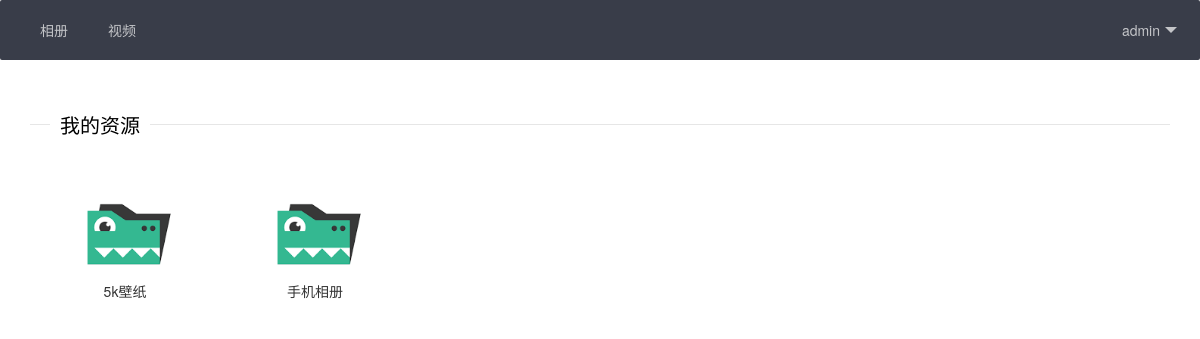
/home/ (signed in), run on an earlier commit of the app's database.
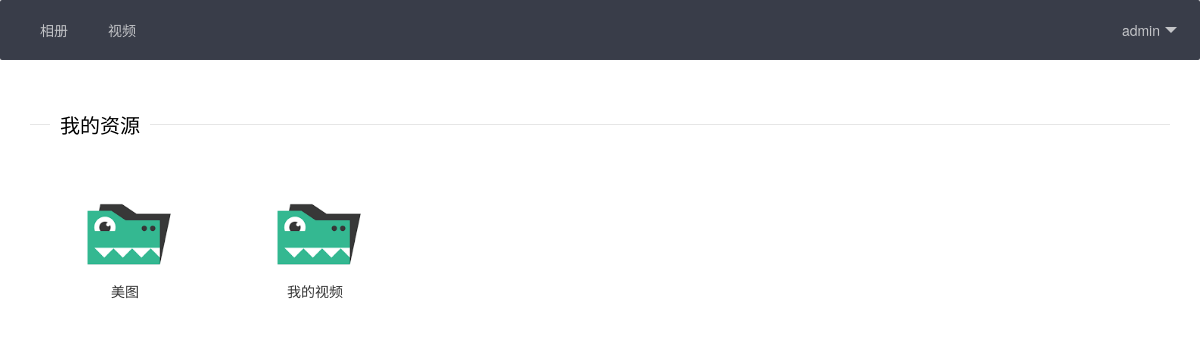
And on a later commit of the database.
### app/models.py (models this page shows, shortened)
class FolderItem(models.Model):
    STATUS_CHOICES = (
        (u'E', u'正常'),
        (u'F', u'无效'),
    )
    TYPE_CHOICES = (
        (u'P', u'图片'),
        (u'V', u'视频'),
    )
    file_name = models.CharField('文件名', max_length=100)
    resource = models.CharField(u'文件夹位置', max_length=100,blank=True)
    explain = models.TextField(u'说明', blank=True,null=True)
    status = models.CharField(u'状态',choices=STATUS_CHOICES, max_length=10,blank=True,default='E')
    type = models.CharField(u'媒体类型',choices=TYPE_CHOICES, max_length=10,blank=True,default='P')
    create_dt = models.DateTimeField(u'添加时间',default = timezone.now,blank=True,null= True)
    update_dt = models.DateTimeField(u'修改时间',auto_now=True,blank=True,null= True)
    def __str__(self):
        return self.file_name
    class Meta:
        verbose_name = '文件夹管理'
        verbose_name_plural = verbose_name

### app/views.py (the view)
# urls.py: path('home/', getMyFolderItem),
@login_required(login_url='/')
def getMyFolderItem(request):
    current_user = request.user
    allItems = getList(current_user)
    return render(request, 'index.html', {"list":allItems})

### app/views.py (called while the page is built)
def getList(current_user):
    tokens = UserToken.objects.filter(user=current_user)
    ids = []
    for item in tokens:
        ids.append(item.user.id)
    allItems = FolderItem.objects.filter(status='E').filter(folderItemFK__user_id__in=ids)
    print(allItems)
    return allItems

### templates/index.html (shortened to what this page needs)
<!DOCTYPE html>
<html>
<head>
    <link rel="stylesheet" href="/static/layui/css/layui.css" media="all">
</head>
<body>
<ul class="layui-nav">
    <li class="layui-nav-item"><a href="/home">相册</a></li>
    <li class="layui-nav-item"><a href="/movies">视频</a></li>
    <li class="layui-nav-item" style="float: right">
        <a href="javascript:;">{{ request.user.username }}</a>
    </li>
</ul>
<div class="layui-container">
    <fieldset class="layui-elem-field layui-field-title" style="margin-top: 50px;">
        <legend>我的资源</legend>
    </fieldset>
    <div class="layui-row">
        {% for item in list %}
            <div class="layui-col-xs12 layui-col-sm6 layui-col-md2">
            {% if item.type == 'P' %}
                <a href="/details?id={{ item.id }}">
                    <div class="grid-demo">
                        <div>
                            <img class="fengmian_img" src="/static/images/logo.png" alt="{{ item.file_name }}">
                        </div>
                        <div style="margin-top: -30px;width: 100%">
                            {{ item.file_name }}
                        </div>
                    </div>
                </a>
            {% endif %}
            {% if item.type == 'V' %}
                <a href="/movies?id={{ item.id }}">
                    <div class="grid-demo">
                        <div>
                            <img class="fengmian_img" src="/static/images/logo.png" alt="{{ item.file_name }}">
                        </div>
                        <div style="margin-top: -30px;width: 100%">
                            {{ item.file_name }}
                        </div>
                    </div>
                </a>
            {% endif %}
            </div>
        {% endfor %}
    </div>
</div>
</body>
</html>

### static/layui/css/layui.css (style rules this page uses)
.layui-inline,img { display:inline-block;vertical-align:middle }
.layui-btn,.layui-edge,.layui-inline,img { vertical-align:middle }
blockquote,body,button,dd,div,dl,dt,form,h1,h2,h3,h4,h5,h6,input,li,ol,p,pre,td,textarea,th,ul { margin:0;padding:0;-webkit-tap-highlight-color:rgba(0,0,0,0) }
img { border:none }
li { list-style:none }
body { line-height:24px;font:14px Helvetica Neue,Helvetica,PingFang SC,Tahoma,Arial,sans-serif }
a { color:#333;text-decoration:none }
.layui-container { position:relative;margin:0 auto;padding:0 15px;box-sizing:border-box }
.layui-row:after,.layui-row:before { content:'';display:block;clear:both }
.layui-col-lg1,.layui-col-lg10,.layui-col-lg11,.layui-col-lg12,.layui-col-lg2,.layui-col-lg3,.layui-col-lg4,.layui-col-lg5,.layui-col-lg6,.layui-col-lg7,.layui-col-lg8,.layui-col-lg9,.layui-col-md1,.layui-col-md10,.layui-col-md11,.layui-col-md12,.layui-col-md2,.layui-col-md3,.layui-col-md4,.layui-col-md5,.layui-col-md6,.layui-col-md7,.layui-col-md8,.layui-col-md9,.layui-col-sm1,.layui-col-sm10,.layui-col-sm11,.layui-col-sm12,.layui-col-sm2,.layui-col-sm3,.layui-col-sm4,.layui-col-sm5,.layui-col-sm6,.layui-col-sm7,.layui-col-sm8,.layui-col-sm9,.layui-col-xs1,.layui-col-xs10,.layui-col-xs11,.layui-col-xs12,.layui-col-xs2,.layui-col-xs3,.layui-col-xs4,.layui-col-xs5,.layui-col-xs6,.layui-col-xs7,.layui-col-xs8,.layui-col-xs9 { position:relative;display:block;box-sizing:border-box }
.layui-col-xs1,.layui-col-xs10,.layui-col-xs11,.layui-col-xs12,.layui-col-xs2,.layui-col-xs3,.layui-col-xs4,.layui-col-xs5,.layui-col-xs6,.layui-col-xs7,.layui-col-xs8,.layui-col-xs9 { float:left }
.layui-col-xs12 { width:100% }
@media screen and (min-width:768px) { .layui-container { width:750px } }
@media screen and (min-width:768px) { .layui-col-sm1,.layui-col-sm10,.layui-col-sm11,.layui-col-sm12,.layui-col-sm2,.layui-col-sm3,.layui-col-sm4,.layui-col-sm5,.layui-col-sm6,.layui-col-sm7,.layui-col-sm8,.layui-col-sm9 { float:left } }
@media screen and (min-width:768px) { .layui-col-sm6 { width:50% } }
@media screen and (min-width:992px) { .layui-container { width:970px } }
@media screen and (min-width:992px) { .layui-col-md1,.layui-col-md10,.layui-col-md11,.layui-col-md12,.layui-col-md2,.layui-col-md3,.layui-col-md4,.layui-col-md5,.layui-col-md6,.layui-col-md7,.layui-col-md8,.layui-col-md9 { float:left } }
@media screen and (min-width:992px) { .layui-col-md2 { width:16.66666667% } }
@media screen and (min-width:1200px) { .layui-container { width:1170px } }
.layui-elem-field { margin-bottom:10px;padding:0;border-width:1px;border-style:solid }
.layui-elem-field legend { margin-left:20px;padding:0 10px;font-size:20px;font-weight:300 }
.layui-field-title { margin:10px 0 20px;border-width:1px 0 0 }
.layui-badge-rim,.layui-colla-content,.layui-colla-item,.layui-collapse,.layui-elem-field,.layui-form-pane .layui-form-item[pane],.layui-form-pane .layui-form-label,.layui-input,.layui-layedit,.layui-layedit-tool,.layui-quote-nm,.layui-select,.layui-tab-bar,.layui-tab-card,.layui-tab-title,.layui-tab-title .layui-this:after,.layui-textarea { border-color:#e6e6e6 }
.layui-nav { position:relative;padding:0 20px;background-color:#393D49;color:#fff;border-radius:2px;font-size:0;box-sizing:border-box }
.layui-nav * { font-size:14px }
.layui-nav .layui-nav-item { position:relative;display:inline-block;*display:inline;*zoom:1;vertical-align:middle;line-height:60px }
.layui-nav .layui-nav-item a { display:block;padding:0 20px;color:#fff;color:rgba(255,255,255,.7);transition:all .3s;-webkit-transition:all .3s }

What changed in the data, as far as the page shows it:
removed FolderItem: file_name "5k壁纸"
removed FolderItem: file_name "手机相册"
added FolderItem: file_name "美图"
added FolderItem: file_name "我的视频"
